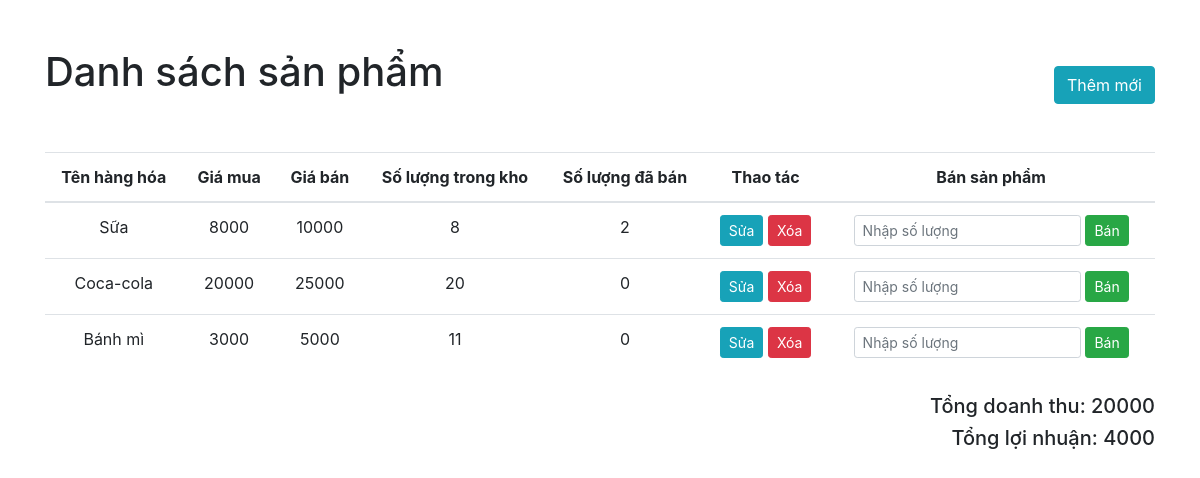
The page / on the database its author committed.
### grocery_management/models.py (models this page shows)
class Product(models.Model):
    name = models.CharField(max_length=100)
    price_purchase = models.DecimalField(max_digits=10, decimal_places=0)
    price_selling = models.DecimalField(max_digits=10, decimal_places=0)
    quantity = models.PositiveIntegerField()
    quantity_sold = models.PositiveIntegerField(default = 0)

### grocery_management/views.py (the view)
# urls.py: path('',views.product_list, name= "product_list"), # list khoong cos path nao nen de trong bien 1
def product_list(request):
    items_product = Product.objects.all() #lấy toàn bộ phần tử trong db
    total_revenue = sum(product.price_selling * product.quantity_sold for product in items_product)
    total_profit = sum((product.price_selling- product.price_purchase)* product.quantity_sold for product in items_product)
    return render(request,'product_list.html',{
        'nhung_san_pham': items_product,
        'doanh_thu': total_revenue,
        'loi_nhuan': total_profit
    })

### grocery_management/templates/product_list.html (shortened to what this page needs)
<!DOCTYPE html>
<html lang="en">
<head>
    <link rel="stylesheet" href="https://maxcdn.bootstrapcdn.com/bootstrap/4.5.2/css/bootstrap.min.css">
</head>
<body>
    <div class="mt-5">
        <div class="container">
            <div class="mb-5 d-flex justify-content-between align-items-end">
                <h1>Danh sách sản phẩm</h1>
                <a href="/create/" class="btn btn-info">Thêm mới</a>
            </div>
            <table class="table text-center">
                <thead>
                    <tr>
                        <th>Tên hàng hóa</th>
                        <th>Giá mua</th>
                        <th>Giá bán</th>
                        <th>Số lượng trong kho</th>
                        <th>Số lượng đã bán</th>
                        <th>Thao tác</th>
                        <th>Bán sản phẩm</th>
                    </tr>
                </thead>
                <tbody>
                    {% for item in nhung_san_pham%}
                        <tr>
                            <td>{{item.name}}</td>
                            <td>{{item.price_purchase}}</td>
                            <td>{{item.price_selling}}</td>
                            <td>{{item.quantity}}</td>
                            <td>{{item.quantity_sold}}</td>
                            <td>
                                <a href="/update/{{item.id}}/" class="btn btn-info btn-sm">Sửa</a>
                                <a href="/delete/{{item.id}}/" class="btn btn-danger btn-sm"
                                    onclick="return confirm('Bạn có chắc muốn xóa sản phẩm này?')">Xóa</a>
                            </td>
                            <td>
                                <form method="get" action="/sell/{{item.id}}/" class="d-flex justify-content-center">
                                    <input type="number" name="quantity" class="form-control form-control-sm w-75"
                                        placeholder="Nhập số lượng" required>
                                    <button type="submit" class="btn btn-success btn-sm ml-1"
                                        onclick="return confirm('Xác nhận bán sản phẩm này?')">Bán</button>
                                </form>
                            </td>
                        </tr>
                    {%endfor%}
                </tbody>
            </table>
            <div class="text-right mt-4">
                <h5>Tổng doanh thu: {{doanh_thu}}</h5>
                <h5>Tổng lợi nhuận: {{loi_nhuan}}</h5>
            </div>
        </div>
    </div>
</body>
</html>

### rows shown on the page
Product: name "Sữa", price_purchase "8000", price_selling "10000", quantity "8", quantity_sold "2"
Product: name "Coca-cola", price_purchase "20000", price_selling "25000", quantity "20", quantity_sold "0"
Product: name "Bánh mì", price_purchase "3000", price_selling "5000", quantity "11", quantity_sold "0"

### other values the page prints
{{ doanh_thu }} "20000"
{{ loi_nhuan }} "4000"
